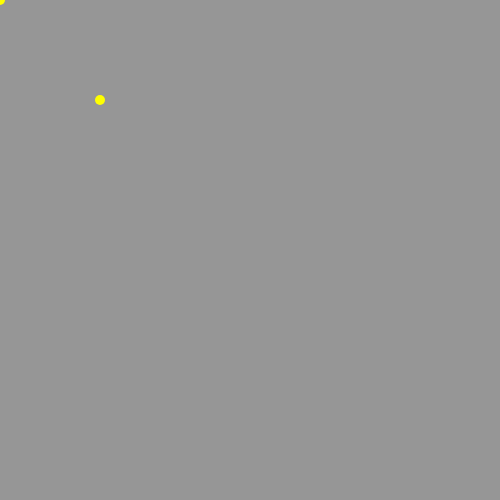
Frame 1 (no input)
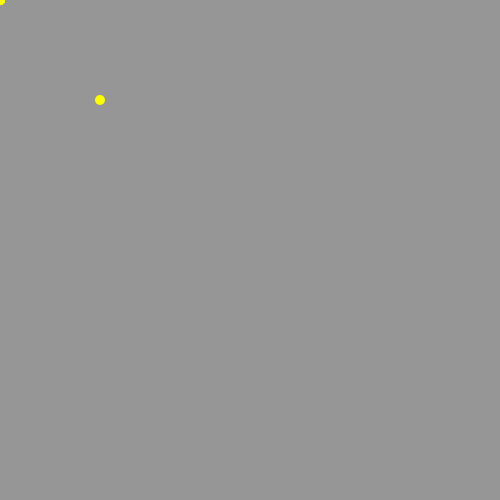
Frame 60 (no input)
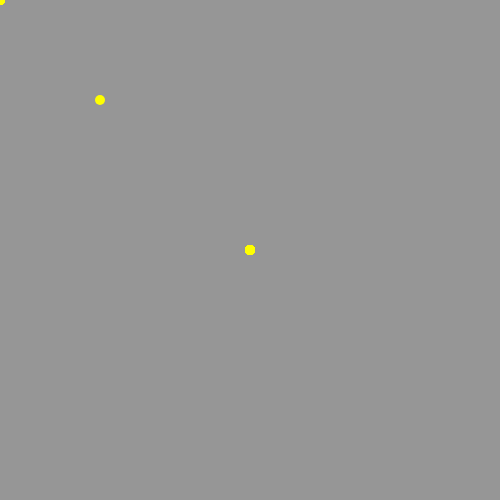
Frame 120 (the mouse pressed at the canvas centre since frame 60)

The p5.js sketch that drew these frames (run headless with seeded random() and noise() and a simulated clock; from frame 60 on, the mouse is pressed at the canvas centre):

// p5.js sketch
// ── sketch.js
function setup() {
  createCanvas(500, 500);
  background(150);

  let mrMonkey = new Animal("yellow", "MY MUSCLES ARE GETTING BIGGER");
  mrMonkey.talk();
  mrMonkey.showUp();
}

// ── Animal.js
class Animal {
  constructor(breed = "red", talkingStyle = "brrr") {
    this.breed = breed;
    this.talkingStyle = talkingStyle;
  }
  talk() {
    console.log(this.talkingStyle);
  }

  showUp(whereX = 100, whereY = 100) {
    stroke(this.breed);
    strokeWeight(10);
    point(whereX, whereY);
  }
}

// ── brush assignment.js
function setup() {
  createCanvas(700, 480);

  //R, G & B values
  background (52, 235, 107);

// take a big brush
strokeWeight(10);
//dip it in color black
stroke("black");
frameRate(10);
}         

function draw() {
  //declare variables
  let posY = mouseX;
  let posX = mouseY;
  // place a dot on the screen 
  point (posX, posY);
}
